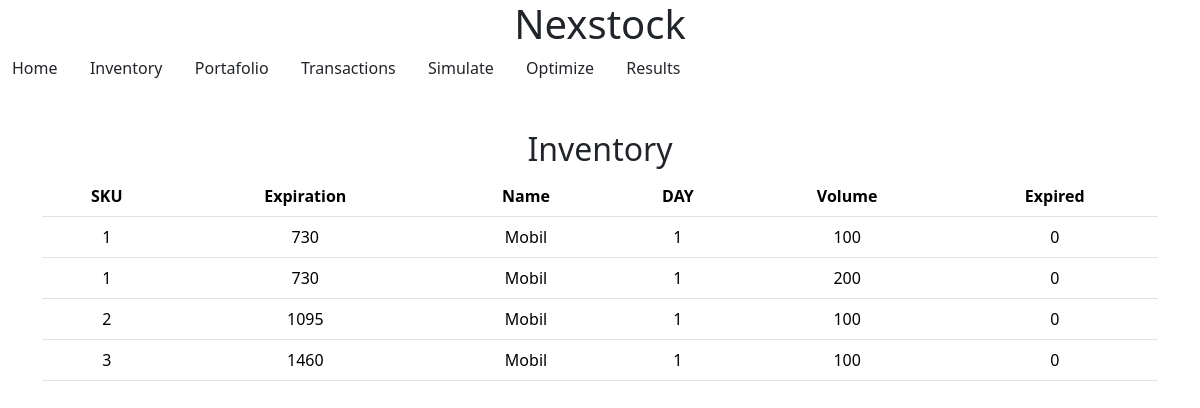
Page /inventory on the committed database.
### tables this page shows
CREATE TABLE Inventory (
ID INT PRIMARY KEY,
SKU INT REFERENCES Products(SKU),
DAY INT NOT NULL,
EXPIRED bit NOT NULL, VOLUME INT);

CREATE TABLE Products (
SKU INT PRIMARY KEY,
EXPIRATION INT,
TYPE VARCHAR(50), NAME VARCHAR(50), PRICE INT, COST INT, MARGIN INT);

### app.py (the view)
@app.route("/inventory", methods=["GET", "POST"])
def inventory():
    stock = execute_query(
        "SELECT p.SKU,p.NAME,i.EXPIRED,i.DAY,i.VOLUME,p.EXPIRATION FROM inventory AS i JOIN products AS p ON i.SKU = p.SKU;")
    return render_template("inventory.html", stock=stock)

### app.py (called while the page is built)
def get_db_connection():
    conn = sqlite3.connect(DATABASE)
    conn.row_factory = sqlite3.Row
    return conn

def execute_query(query, *params):
    conn = get_db_connection()
    try:
        cursor = conn.cursor()
        cursor.execute(query, params)
        if query.strip().upper().startswith('SELECT'):
            rows = cursor.fetchall()
            return [dict(row) for row in rows]
        else:
            conn.commit()
            return cursor.rowcount
    except Exception as e:
        print(f"Database error: {e}")
        raise e
    finally:
        conn.close()

@app.after_request
def after_request(response):
    response.headers["Cache-Control"] = "no-cache, no-store, must-revalidate"
    response.headers["Expires"] = 0
    response.headers["Pragma"] = "no-cache"
    return response

### templates/inventory.html (shortened to what this page needs)
{% extends "layout.html" %}
{% block main %}
    <h2>Inventory</h2>
    <table class = "table table">
        <thead class = "thead-light">
            <tr>
                <th>SKU</th>
                <th>Expiration</th>
                <th>Name</th>
                <th>DAY</th>
                <th>Volume</th>
                <th>Expired</th>
            </tr>
        </thead>
        <tbody>
            {% for item in stock %}
            <tr>
                <td>{{ item.SKU }}</td>
                <td>{{ item.EXPIRATION }}</td>
                <td>{{ item.NAME }}</td>
                <td>{{ item.DAY }}</td>
                <td>{{ item.VOLUME }}</td>
                <td>{{ item.EXPIRED }}</td>
            </tr>
            {% endfor %}
        </tbody>
    </table>
{% endblock %}

### templates/layout.html (shortened to what this page needs)
<!DOCTYPE html>
<html lang="en">
    <head>
        <link href="https://cdn.jsdelivr.net/npm/bootstrap@5.3.3/dist/css/bootstrap.min.css" rel="stylesheet">
        <link href="/static/styles.css" rel="stylesheet">
    </head>
    <body>
        <h1 style="text-align: center;">Nexstock</h1>
        <nav>
            <div class="container-fluid">
                <a class="navbar-brand" href="/"><span class="blue">Home</span></a>
                <button aria-controls="navbar" aria-expanded="false" aria-label="Toggle navigation" class="navbar-toggler" data-bs-target="#navbar" data-bs-toggle="collapse" type="button">
                    <span class="navbar-toggler-icon"></span>
                </button>
                <a class="navbar-brand" href="/inventory"><span class="blue">Inventory</span></a>
                <button aria-controls="navbar" aria-expanded="false" aria-label="Toggle navigation" class="navbar-toggler" data-bs-target="#navbar" data-bs-toggle="collapse" type="button">
                    <span class="navbar-toggler-icon"></span>
                </button>
                <a class="navbar-brand" href="/portafolio"><span class="blue">Portafolio</span></a>
                <button aria-controls="navbar" aria-expanded="false" aria-label="Toggle navigation" class="navbar-toggler" data-bs-target="#navbar" data-bs-toggle="collapse" type="button">
                    <span class="navbar-toggler-icon"></span>
                </button>
                <a class="navbar-brand" href="/transactions"><span class="blue">Transactions</span></a>
                <button aria-controls="navbar" aria-expanded="false" aria-label="Toggle navigation" class="navbar-toggler" data-bs-target="#navbar" data-bs-toggle="collapse" type="button">
                    <span class="navbar-toggler-icon"></span>
                </button>
                <a class="navbar-brand" href="/simulate"><span class="blue">Simulate</span></a>
                <button aria-controls="navbar" aria-expanded="false" aria-label="Toggle navigation" class="navbar-toggler" data-bs-target="#navbar" data-bs-toggle="collapse" type="button">
                    <span class="navbar-toggler-icon"></span>
                </button>
                <a class="navbar-brand" href="/optimize"><span class="blue">Optimize</span></a>
                <button aria-controls="navbar" aria-expanded="false" aria-label="Toggle navigation" class="navbar-toggler" data-bs-target="#navbar" data-bs-toggle="collapse" type="button">
                    <span class="navbar-toggler-icon"></span>
                </button>
                <a class="navbar-brand" href="/results"><span class="blue">Results</span></a>
                <button aria-controls="navbar" aria-expanded="false" aria-label="Toggle navigation" class="navbar-toggler" data-bs-target="#navbar" data-bs-toggle="collapse" type="button">
                    <span class="navbar-toggler-icon"></span>
                </button>
            </div>
        </nav>
        <main class="container py-5 text-center">
            {% block main %}{% endblock %}
        </main>
    </body>
</html>

### rows in the picture
Inventory: SKU "1", EXPIRATION "730", NAME "Mobil", DAY "1", VOLUME "100", EXPIRED "0"
Inventory: SKU "1", EXPIRATION "730", NAME "Mobil", DAY "1", VOLUME "200", EXPIRED "0"
Inventory: SKU "2", EXPIRATION "1095", NAME "Mobil", DAY "1", VOLUME "100", EXPIRED "0"
Inventory: SKU "3", EXPIRATION "1460", NAME "Mobil", DAY "1", VOLUME "100", EXPIRED "0"
